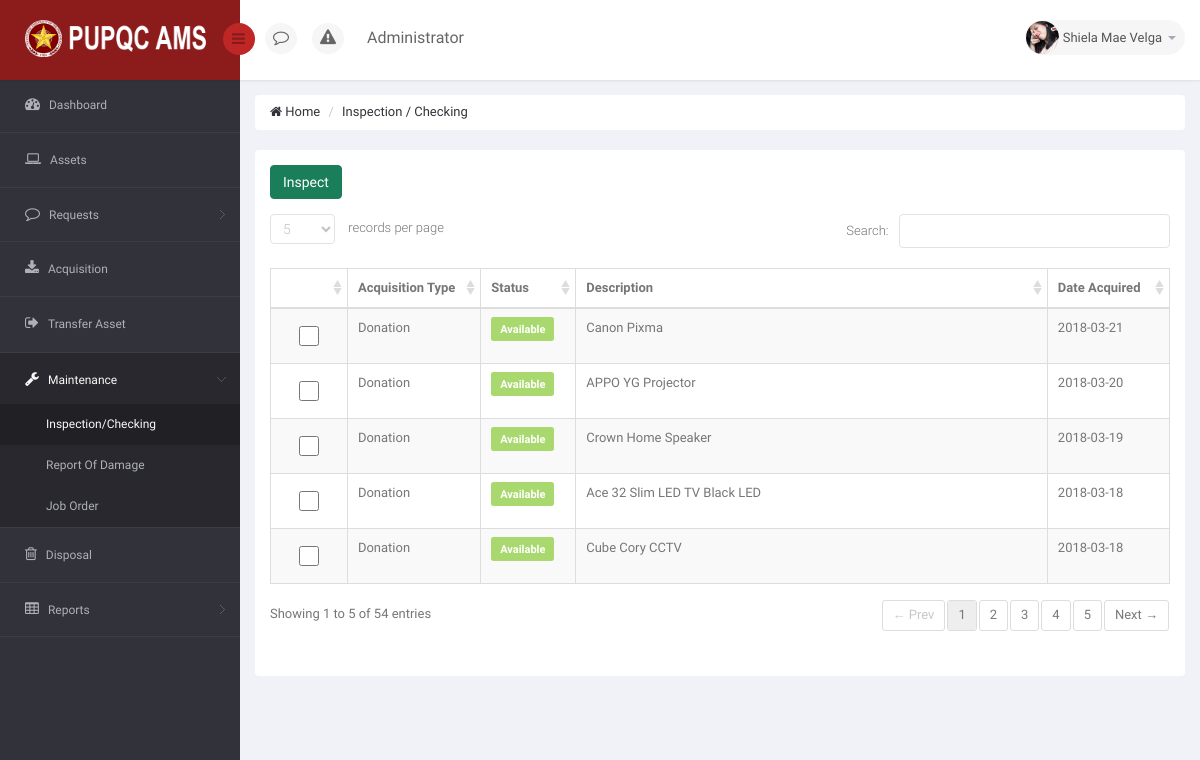
The page /DIR/PropertyOfficer/POMaintenanceInsCheck.php (signed in) on the database as committed earlier.
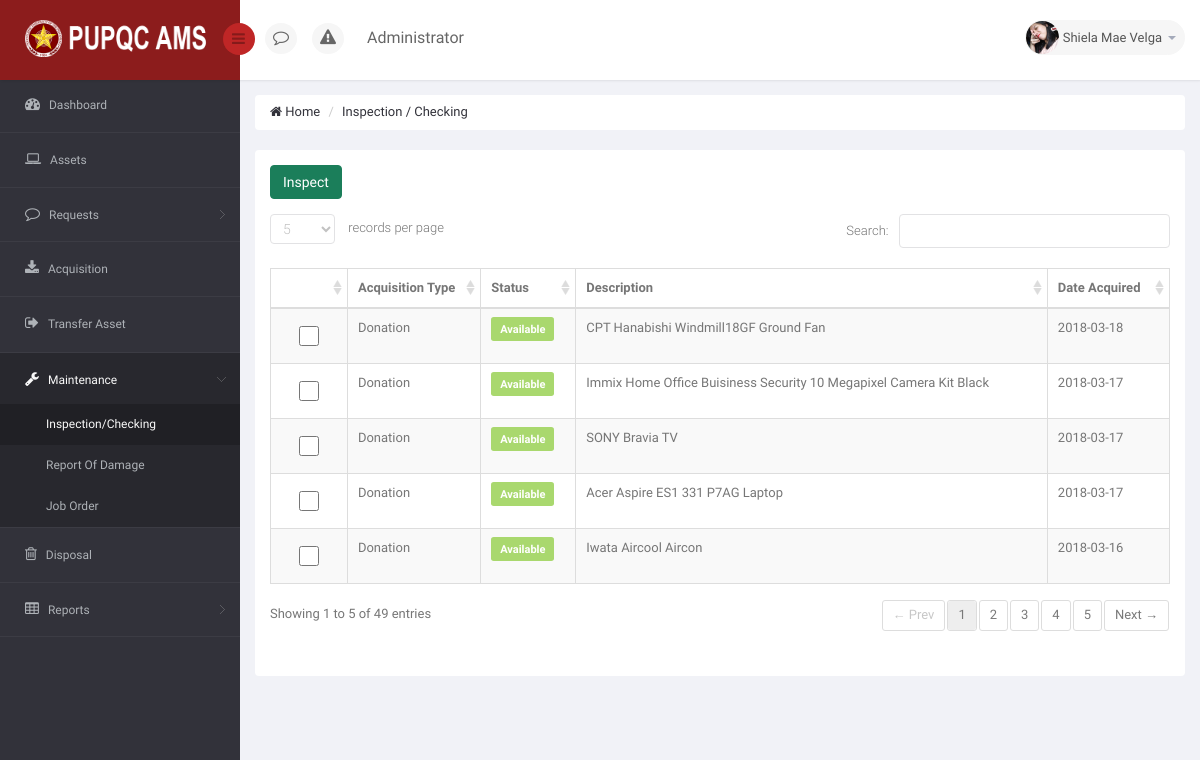
The same page on the database as committed later.
### tables this page shows
CREATE TABLE `ams_r_user` (
  `U_USERNAME` varchar(25) NOT NULL,
  `U_PASSWORD` varchar(150) NOT NULL,
  `U_ROLE_CODE` varchar(30) NOT NULL,
  `EP_ID` int(11) NOT NULL
);

CREATE TABLE `ams_r_employee_profile` (
  `EP_ID` int(11) NOT NULL,
  `EP_FNAME` varchar(50) NOT NULL,
  `EP_MNAME` varchar(35) DEFAULT NULL,
  `EP_LNAME` varchar(35) NOT NULL,
  `EP_GENDER` varchar(10) NOT NULL,
  `EP_MOBILE` char(11) DEFAULT NULL,
  `EP_EMAIL` varchar(75) NOT NULL,
  `EP_TYPE` varchar(50) NOT NULL,
  `EP_STATUS` varchar(10) NOT NULL DEFAULT 'Active',
  `EP_PICTURE` varchar(200) NOT NULL DEFAULT '	images/EmployePictures/default.png	',
  `O_ID` int(11) DEFAULT NULL
);

CREATE TABLE `ams_r_asset` (
  `A_ID` int(11) NOT NULL,
  `A_DESCRIPTION` varchar(250) NOT NULL,
  `A_DATE` date NOT NULL,
  `A_STATUS` varchar(25) NOT NULL DEFAULT 'Serviceable',
  `A_ACQUISITION_TYPE` varchar(25) NOT NULL,
  `A_AVAILABILITY` varchar(25) NOT NULL DEFAULT 'Available',
  `A_DISPOSAL_STATUS` int(11) NOT NULL DEFAULT '0',
  `AL_ID` int(11) DEFAULT NULL,
  `C_ID` int(11) DEFAULT NULL,
  `URS_ID` int(11) DEFAULT NULL,
  `PPMP_ID` int(11) DEFAULT NULL
);

### DIR/PropertyOfficer/POMaintenanceInsCheck.php (the view, shortened to what the changed rows need)
<!DOCTYPE html>
<html>
<head>
    <link href="../../bs3/css/bootstrap.min.css" rel="stylesheet">
    <link href="../../js/jquery-ui/jquery-ui-1.10.1.custom.min.css" rel="stylesheet">
    <link href="../../css/bootstrap-reset.css" rel="stylesheet">
    <link href="../../font-awesome/css/font-awesome.css" rel="stylesheet">
    <link href="../../js/jvector-map/jquery-jvectormap-1.2.2.css" rel="stylesheet">
    <link href="../../css/clndr.css" rel="stylesheet">
    <link href="../../js/css3clock/css/style.css" rel="stylesheet">
    <link rel="stylesheet" href="../../js/morris-chart/morris.css">
    <link href="../../css/style.css" rel="stylesheet">
    <link href="../../css/style-responsive.css" rel="stylesheet" />
    <link href="../../js/advanced-datatable/css/demo_page.css" rel="stylesheet" />
    <link href="../../js/advanced-datatable/css/demo_table.css" rel="stylesheet" />
    <link rel="stylesheet" href="../../js/data-tables/DT_bootstrap.css" />
    <link href="../../js/sweetalert/sweetalert.css" rel="stylesheet">
    <link href="../../css/style.css" rel="stylesheet">
    <link href="../../css/style-responsive.css" rel="stylesheet" />
</head>
<body>
    <section id="container">
        <header class="header fixed-top clearfix">
            <div class="top-nav clearfix">
                <ul class="nav pull-right top-menu">
                    <li class="dropdown">
                        <a data-toggle="dropdown" class="dropdown-toggle" href="#">
                            <?php
                                include('../Connection/db.php');
                                $sql = "SELECT * FROM ams_r_employee_profile AS EP JOIN ams_r_user AS U ON U.EP_ID = EP.EP_ID WHERE U.U_USERNAME = '".$_SESSION['myuser']."'";
                                $result = mysqli_query($connection, $sql);
                                while ($row = mysqli_fetch_array($result))
                                {
                                  $pic = $row['EP_PICTURE'];
                                  echo '<img alt="" src="../../'.$pic.'" alt="" >';
                                }
                              ?>
                            <span class="username" id="getthenameofuser"> <?php echo $_SESSION['mysesi']; ?></span>
                            <b class="caret"></b>
                        </a>
                    </li>
                </ul>
            </div>
        </header>
        <section id="main-content">
            <section class="wrapper">
                <div class="row">
                    <div class="col-sm-12">
                        <section class="panel">
                            <div class="panel-body">
                                <div class="adv-table editable-table ">
                                    <!-- <div class="clearfix">
                                        <div class="btn-group pull-right">
                                            <button class="btn btn-default dropdown-toggle" data-toggle="dropdown">Tools <i class="fa fa-angle-down"></i>
                                            </button>
                                            <ul class="dropdown-menu pull-right">
                                                <li><a href="#">Print</a></li>
                                                <li><a href="#">Save as PDF</a></li>
                                                <li><a href="#">Export to Excel</a></li>
                                            </ul>
                                        </div>
                                    </div> -->
                                    <table class="table table-striped table-hover table-bordered" id="editable-sample">
                                        <?php
                                            include('../Connection/db.php');
                                        ?>
                                            <thead>
                                                <tr>
                                                    <th style="width: 90px"></th>
                                                    <th style="width: 140px;">Acquisition Type</th>
                                                    <th style="width: 100px;">Status</th>
                                                    <th style="word-wrap: break-word;">Description</th>
                                                    <th style="width: 130px;">Date Acquired</th>
                                                </tr>
                                            </thead>
                                            <tbody>
                                                <?php
                                                    $sql = "SELECT * FROM `ams_r_asset` WHERE A_AVAILABILITY = 'Available' AND A_STATUS = 'Serviceable' ORDER BY A_DATE DESC";
                                                    $result = mysqli_query($connection, $sql) or die("Bad Query: $sql");
                                                    $i = 0;
                                                    while($row = mysqli_fetch_assoc($result))
                                                    {
                                                        $i++;
                                                        $a_description = $row['A_DESCRIPTION'];
                                                        $a_acquistion_type = $row['A_ACQUISITION_TYPE'];
                                                        $a_date = $row['A_DATE'];
                                                        $a_availability = $row['A_AVAILABILITY'];
                                                ?>
                                                <tr class="gradeX">
                                                    <td>
                                                        <center>
                                                            <input type="checkbox" id="<?php echo $i; ?>" class="checkbox form-control ckthis" style="width: 20px">
                                                        </center>
                                                    </td>
                                                    <td id="origtype<?php echo $i; ?>">
                                                        <?php echo $a_acquistion_type; ?> </td>
                                                    <td id="origstat<?php echo $i; ?>">
                                                        <p class="label label-success label-mini" style="font-size: 11px;"> <?php echo $a_availability; ?> </p> </td>
                                                    <td id="origdesc<?php echo $i; ?>">
                                                        <?php echo $a_description; ?> </td>
                                                    <td id="origdate<?php echo $i; ?>">
                                                        <?php echo $a_date; ?> </td>
                                                </tr>
                                                <?php
                                                    }
                                                ?>
                                            </tbody>
                                    </table>
                                </div>
                            </div>
                        </section>
                    </div>
                </div>
            </section>
        </section>
    </section>
</body>
</html>

Rows that differ between the two databases and show on the page:
no longer on this page (row edited): ams_r_asset: A_ACQUISITION_TYPE "Donation", A_AVAILABILITY "Available", A_DESCRIPTION "Canon Pixma", A_DATE "2018-03-21"
no longer on this page (row edited): ams_r_asset: A_ACQUISITION_TYPE "Donation", A_AVAILABILITY "Available", A_DESCRIPTION "APPO YG Projector", A_DATE "2018-03-20"
no longer on this page (row edited): ams_r_asset: A_ACQUISITION_TYPE "Donation", A_AVAILABILITY "Available", A_DESCRIPTION "Crown Home Speaker", A_DATE "2018-03-19"
no longer on this page (row edited): ams_r_asset: A_ACQUISITION_TYPE "Donation", A_AVAILABILITY "Available", A_DESCRIPTION "Ace 32 Slim LED TV Black LED", A_DATE "2018-03-18"
no longer on this page (row edited): ams_r_asset: A_ACQUISITION_TYPE "Donation", A_AVAILABILITY "Available", A_DESCRIPTION "Cube Cory CCTV", A_DATE "2018-03-18"
now on this page (row unchanged): ams_r_asset: A_ACQUISITION_TYPE "Donation", A_AVAILABILITY "Available", A_DESCRIPTION "CPT Hanabishi Windmill18GF Ground Fan", A_DATE "2018-03-18"
now on this page (row unchanged): ams_r_asset: A_ACQUISITION_TYPE "Donation", A_AVAILABILITY "Available", A_DESCRIPTION "Immix Home Office Buisiness Security 10 Megapixel Camera Kit Black", A_DATE "2018-03-17"
now on this page (row unchanged): ams_r_asset: A_ACQUISITION_TYPE "Donation", A_AVAILABILITY "Available", A_DESCRIPTION "SONY Bravia TV", A_DATE "2018-03-17"
now on this page (row unchanged): ams_r_asset: A_ACQUISITION_TYPE "Donation", A_AVAILABILITY "Available", A_DESCRIPTION "Acer Aspire ES1 331 P7AG Laptop", A_DATE "2018-03-17"
now on this page (row unchanged): ams_r_asset: A_ACQUISITION_TYPE "Donation", A_AVAILABILITY "Available", A_DESCRIPTION "Iwata Aircool Aircon", A_DATE "2018-03-16"
Other text that changed with them:
text written by a page script: "records per page Search: Showing 1 to 5 of 54 entries ← Prev 1 2 3 4 5 Next →" → "records per page Search: Showing 1 to 5 of 49 entries ← Prev 1 2 3 4 5 Next →"
